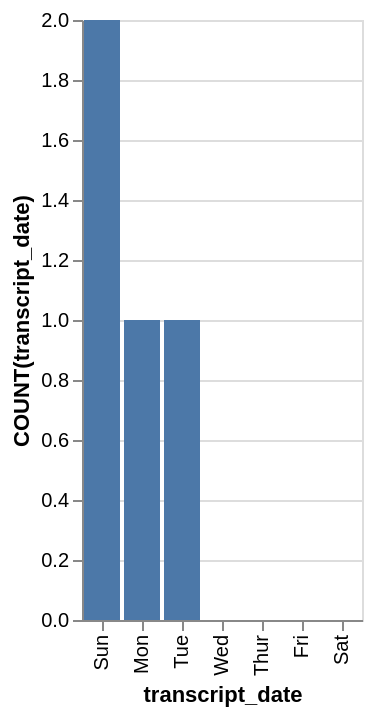

This figure's Vega-Lite source:
### Vega-Lite specification from a JSON file in a GitHub repository (floating-point values rounded to 4 significant figures)
{"data": {"values": [{"x_data": "Mon", "y_data": 1}, {"x_data": "Tue", "y_data": 1}, {"x_data": "Wed", "y_data": 0}, {"x_data": "Thur", "y_data": 0}, {"x_data": "Fri", "y_data": 0}, {"x_data": "Sat", "y_data": 0}, {"x_data": "Sun", "y_data": 2}]}, "mark": "bar", "encoding": {"x": {"field": "x_data", "type": "nominal", "title": "transcript_date", "sort": {"op": "sum", "field": "y_data", "order": "descending"}}, "y": {"field": "y_data", "type": "quantitative", "title": "COUNT(transcript_date)"}}}
